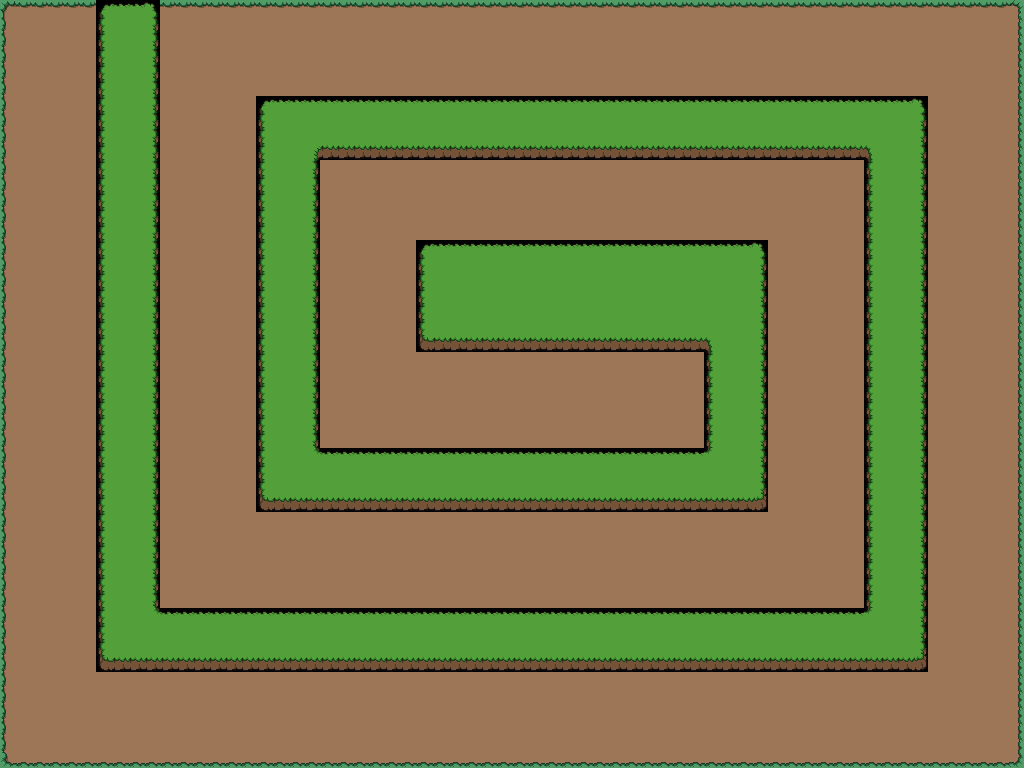

Below is a game level as drawn by its tile map, then a one-line description and the .tmx file that defines it, in full:
An orthogonal 64x48 tile map with 16x16 px tiles, 1 tile layer (Tile Layer 1).

<map version="1.10" tiledversion="1.11.0" orientation="orthogonal" renderorder="right-down" width="64" height="48" tilewidth="16" tileheight="16" infinite="0" nextlayerid="2" nextobjectid="1">
 <tileset firstgid="1" source="plains.tsx" />
 <layer id="1" name="Tile Layer 1" width="64" height="48">
  <data encoding="csv">
2,3,3,3,3,3,26,27,27,28,3,3,3,3,3,3,3,3,3,3,3,3,3,3,3,3,3,3,3,3,3,3,3,3,3,3,3,3,3,3,3,3,3,3,3,3,3,3,3,3,3,3,3,3,3,3,3,3,3,3,3,3,3,4,
8,9,9,9,9,9,32,33,33,34,9,9,9,9,9,9,9,9,9,9,9,9,9,9,9,9,9,9,9,9,9,9,9,9,9,9,9,9,9,9,9,9,9,9,9,9,9,9,9,9,9,9,9,9,9,9,9,9,9,9,9,9,9,10,
8,9,9,9,9,9,32,33,33,34,9,9,9,9,9,9,9,9,9,9,9,9,9,9,9,9,9,9,9,9,9,9,9,9,9,9,9,9,9,9,9,9,9,9,9,9,9,9,9,9,9,9,9,9,9,9,9,9,9,9,9,9,9,10,
8,9,9,9,9,9,32,33,33,34,9,9,9,9,9,9,9,9,9,9,9,9,9,9,9,9,9,9,9,9,9,9,9,9,9,9,9,9,9,9,9,9,9,9,9,9,9,9,9,9,9,9,9,9,9,9,9,9,9,9,9,9,9,10,
8,9,9,9,9,9,32,33,33,34,9,9,9,9,9,9,9,9,9,9,9,9,9,9,9,9,9,9,9,9,9,9,9,9,9,9,9,9,9,9,9,9,9,9,9,9,9,9,9,9,9,9,9,9,9,9,9,9,9,9,9,9,9,10,
8,9,9,9,9,9,32,33,33,34,9,9,9,9,9,9,9,9,9,9,9,9,9,9,9,9,9,9,9,9,9,9,9,9,9,9,9,9,9,9,9,9,9,9,9,9,9,9,9,9,9,9,9,9,9,9,9,9,9,9,9,9,9,10,
8,9,9,9,9,9,32,33,33,34,9,9,9,9,9,9,26,27,27,27,27,27,27,27,27,27,27,27,27,27,27,27,27,27,27,27,27,27,27,27,27,27,27,27,27,27,27,27,27,27,27,27,27,27,27,27,27,28,9,9,9,9,9,10,
8,9,9,9,9,9,32,33,33,34,9,9,9,9,9,9,32,33,33,33,33,33,33,33,33,33,33,33,33,33,33,33,33,33,33,33,33,33,33,33,33,33,33,33,33,33,33,33,33,33,33,33,33,33,33,33,33,34,9,9,9,9,9,10,
8,9,9,9,9,9,32,33,33,34,9,9,9,9,9,9,32,33,33,33,33,33,33,33,33,33,33,33,33,33,33,33,33,33,33,33,33,33,33,33,33,33,33,33,33,33,33,33,33,33,33,33,33,33,33,33,33,34,9,9,9,9,9,10,
8,9,9,9,9,9,32,33,33,34,9,9,9,9,9,9,32,33,33,29,39,39,39,39,39,39,39,39,39,39,39,39,39,39,39,39,39,39,39,39,39,39,39,39,39,39,39,39,39,39,39,39,39,39,30,33,33,34,9,9,9,9,9,10,
8,9,9,9,9,9,32,33,33,34,9,9,9,9,9,9,32,33,33,34,9,9,9,9,9,9,9,9,9,9,9,9,9,9,9,9,9,9,9,9,9,9,9,9,9,9,9,9,9,9,9,9,9,9,32,33,33,34,9,9,9,9,9,10,
8,9,9,9,9,9,32,33,33,34,9,9,9,9,9,9,32,33,33,34,9,9,9,9,9,9,9,9,9,9,9,9,9,9,9,9,9,9,9,9,9,9,9,9,9,9,9,9,9,9,9,9,9,9,32,33,33,34,9,9,9,9,9,10,
8,9,9,9,9,9,32,33,33,34,9,9,9,9,9,9,32,33,33,34,9,9,9,9,9,9,9,9,9,9,9,9,9,9,9,9,9,9,9,9,9,9,9,9,9,9,9,9,9,9,9,9,9,9,32,33,33,34,9,9,9,9,9,10,
8,9,9,9,9,9,32,33,33,34,9,9,9,9,9,9,32,33,33,34,9,9,9,9,9,9,9,9,9,9,9,9,9,9,9,9,9,9,9,9,9,9,9,9,9,9,9,9,9,9,9,9,9,9,32,33,33,34,9,9,9,9,9,10,
8,9,9,9,9,9,32,33,33,34,9,9,9,9,9,9,32,33,33,34,9,9,9,9,9,9,9,9,9,9,9,9,9,9,9,9,9,9,9,9,9,9,9,9,9,9,9,9,9,9,9,9,9,9,32,33,33,34,9,9,9,9,9,10,
8,9,9,9,9,9,32,33,33,34,9,9,9,9,9,9,32,33,33,34,9,9,9,9,9,9,26,27,27,27,27,27,27,27,27,27,27,27,27,27,27,27,27,27,27,27,27,28,9,9,9,9,9,9,32,33,33,34,9,9,9,9,9,10,
8,9,9,9,9,9,32,33,33,34,9,9,9,9,9,9,32,33,33,34,9,9,9,9,9,9,32,33,33,33,33,33,33,33,33,33,33,33,33,33,33,33,33,33,33,33,33,34,9,9,9,9,9,9,32,33,33,34,9,9,9,9,9,10,
8,9,9,9,9,9,32,33,33,34,9,9,9,9,9,9,32,33,33,34,9,9,9,9,9,9,32,33,33,33,33,33,33,33,33,33,33,33,33,33,33,33,33,33,33,33,33,34,9,9,9,9,9,9,32,33,33,34,9,9,9,9,9,10,
8,9,9,9,9,9,32,33,33,34,9,9,9,9,9,9,32,33,33,34,9,9,9,9,9,9,32,33,33,33,33,33,33,33,33,33,33,33,33,33,33,33,33,33,33,33,33,34,9,9,9,9,9,9,32,33,33,34,9,9,9,9,9,10,
8,9,9,9,9,9,32,33,33,34,9,9,9,9,9,9,32,33,33,34,9,9,9,9,9,9,32,33,33,33,33,33,33,33,33,33,33,33,33,33,33,33,33,33,33,33,33,34,9,9,9,9,9,9,32,33,33,34,9,9,9,9,9,10,
8,9,9,9,9,9,32,33,33,34,9,9,9,9,9,9,32,33,33,34,9,9,9,9,9,9,32,33,33,33,33,33,33,33,33,33,33,33,33,33,33,33,33,33,33,33,33,34,9,9,9,9,9,9,32,33,33,34,9,9,9,9,9,10,
8,9,9,9,9,9,32,33,33,34,9,9,9,9,9,9,32,33,33,34,9,9,9,9,9,9,38,39,39,39,39,39,39,39,39,39,39,39,39,39,39,39,39,39,30,33,33,34,9,9,9,9,9,9,32,33,33,34,9,9,9,9,9,10,
8,9,9,9,9,9,32,33,33,34,9,9,9,9,9,9,32,33,33,34,9,9,9,9,9,9,9,9,9,9,9,9,9,9,9,9,9,9,9,9,9,9,9,9,32,33,33,34,9,9,9,9,9,9,32,33,33,34,9,9,9,9,9,10,
8,9,9,9,9,9,32,33,33,34,9,9,9,9,9,9,32,33,33,34,9,9,9,9,9,9,9,9,9,9,9,9,9,9,9,9,9,9,9,9,9,9,9,9,32,33,33,34,9,9,9,9,9,9,32,33,33,34,9,9,9,9,9,10,
8,9,9,9,9,9,32,33,33,34,9,9,9,9,9,9,32,33,33,34,9,9,9,9,9,9,9,9,9,9,9,9,9,9,9,9,9,9,9,9,9,9,9,9,32,33,33,34,9,9,9,9,9,9,32,33,33,34,9,9,9,9,9,10,
8,9,9,9,9,9,32,33,33,34,9,9,9,9,9,9,32,33,33,34,9,9,9,9,9,9,9,9,9,9,9,9,9,9,9,9,9,9,9,9,9,9,9,9,32,33,33,34,9,9,9,9,9,9,32,33,33,34,9,9,9,9,9,10,
8,9,9,9,9,9,32,33,33,34,9,9,9,9,9,9,32,33,33,34,9,9,9,9,9,9,9,9,9,9,9,9,9,9,9,9,9,9,9,9,9,9,9,9,32,33,33,34,9,9,9,9,9,9,32,33,33,34,9,9,9,9,9,10,
8,9,9,9,9,9,32,33,33,34,9,9,9,9,9,9,32,33,33,34,9,9,9,9,9,9,9,9,9,9,9,9,9,9,9,9,9,9,9,9,9,9,9,9,32,33,33,34,9,9,9,9,9,9,32,33,33,34,9,9,9,9,9,10,
8,9,9,9,9,9,32,33,33,34,9,9,9,9,9,9,32,33,33,35,27,27,27,27,27,27,27,27,27,27,27,27,27,27,27,27,27,27,27,27,27,27,27,27,36,33,33,34,9,9,9,9,9,9,32,33,33,34,9,9,9,9,9,10,
8,9,9,9,9,9,32,33,33,34,9,9,9,9,9,9,32,33,33,33,33,33,33,33,33,33,33,33,33,33,33,33,33,33,33,33,33,33,33,33,33,33,33,33,33,33,33,34,9,9,9,9,9,9,32,33,33,34,9,9,9,9,9,10,
8,9,9,9,9,9,32,33,33,34,9,9,9,9,9,9,32,33,33,33,33,33,33,33,33,33,33,33,33,33,33,33,33,33,33,33,33,33,33,33,33,33,33,33,33,33,33,34,9,9,9,9,9,9,32,33,33,34,9,9,9,9,9,10,
8,9,9,9,9,9,32,33,33,34,9,9,9,9,9,9,38,39,39,39,39,39,39,39,39,39,39,39,39,39,39,39,39,39,39,39,39,39,39,39,39,39,39,39,39,39,39,40,9,9,9,9,9,9,32,33,33,34,9,9,9,9,9,10,
8,9,9,9,9,9,32,33,33,34,9,9,9,9,9,9,9,9,9,9,9,9,9,9,9,9,9,9,9,9,9,9,9,9,9,9,9,9,9,9,9,9,9,9,9,9,9,9,9,9,9,9,9,9,32,33,33,34,9,9,9,9,9,10,
8,9,9,9,9,9,32,33,33,34,9,9,9,9,9,9,9,9,9,9,9,9,9,9,9,9,9,9,9,9,9,9,9,9,9,9,9,9,9,9,9,9,9,9,9,9,9,9,9,9,9,9,9,9,32,33,33,34,9,9,9,9,9,10,
8,9,9,9,9,9,32,33,33,34,9,9,9,9,9,9,9,9,9,9,9,9,9,9,9,9,9,9,9,9,9,9,9,9,9,9,9,9,9,9,9,9,9,9,9,9,9,9,9,9,9,9,9,9,32,33,33,34,9,9,9,9,9,10,
8,9,9,9,9,9,32,33,33,34,9,9,9,9,9,9,9,9,9,9,9,9,9,9,9,9,9,9,9,9,9,9,9,9,9,9,9,9,9,9,9,9,9,9,9,9,9,9,9,9,9,9,9,9,32,33,33,34,9,9,9,9,9,10,
8,9,9,9,9,9,32,33,33,34,9,9,9,9,9,9,9,9,9,9,9,9,9,9,9,9,9,9,9,9,9,9,9,9,9,9,9,9,9,9,9,9,9,9,9,9,9,9,9,9,9,9,9,9,32,33,33,34,9,9,9,9,9,10,
8,9,9,9,9,9,32,33,33,34,9,9,9,9,9,9,9,9,9,9,9,9,9,9,9,9,9,9,9,9,9,9,9,9,9,9,9,9,9,9,9,9,9,9,9,9,9,9,9,9,9,9,9,9,32,33,33,34,9,9,9,9,9,10,
8,9,9,9,9,9,32,33,33,35,27,27,27,27,27,27,27,27,27,27,27,27,27,27,27,27,27,27,27,27,27,27,27,27,27,27,27,27,27,27,27,27,27,27,27,27,27,27,27,27,27,27,27,27,36,33,33,34,9,9,9,9,9,10,
8,9,9,9,9,9,32,33,33,33,33,33,33,33,33,33,33,33,33,33,33,33,33,33,33,33,33,33,33,33,33,33,33,33,33,33,33,33,33,33,33,33,33,33,33,33,33,33,33,33,33,33,33,33,33,33,33,34,9,9,9,9,9,10,
8,9,9,9,9,9,32,33,33,33,33,33,33,33,33,33,33,33,33,33,33,33,33,33,33,33,33,33,33,33,33,33,33,33,33,33,33,33,33,33,33,33,33,33,33,33,33,33,33,33,33,33,33,33,33,33,33,34,9,9,9,9,9,10,
8,9,9,9,9,9,38,39,39,39,39,39,39,39,39,39,39,39,39,39,39,39,39,39,39,39,39,39,39,39,39,39,39,39,39,39,39,39,39,39,39,39,39,39,39,39,39,39,39,39,39,39,39,39,39,39,39,40,9,9,9,9,9,10,
8,9,9,9,9,9,9,9,9,9,9,9,9,9,9,9,9,9,9,9,9,9,9,9,9,9,9,9,9,9,9,9,9,9,9,9,9,9,9,9,9,9,9,9,9,9,9,9,9,9,9,9,9,9,9,9,9,9,9,9,9,9,9,10,
8,9,9,9,9,9,9,9,9,9,9,9,9,9,9,9,9,9,9,9,9,9,9,9,9,9,9,9,9,9,9,9,9,9,9,9,9,9,9,9,9,9,9,9,9,9,9,9,9,9,9,9,9,9,9,9,9,9,9,9,9,9,9,10,
8,9,9,9,9,9,9,9,9,9,9,9,9,9,9,9,9,9,9,9,9,9,9,9,9,9,9,9,9,9,9,9,9,9,9,9,9,9,9,9,9,9,9,9,9,9,9,9,9,9,9,9,9,9,9,9,9,9,9,9,9,9,9,10,
8,9,9,9,9,9,9,9,9,9,9,9,9,9,9,9,9,9,9,9,9,9,9,9,9,9,9,9,9,9,9,9,9,9,9,9,9,9,9,9,9,9,9,9,9,9,9,9,9,9,9,9,9,9,9,9,9,9,9,9,9,9,9,10,
8,9,9,9,9,9,9,9,9,9,9,9,9,9,9,9,9,9,9,9,9,9,9,9,9,9,9,9,9,9,9,9,9,9,9,9,9,9,9,9,9,9,9,9,9,9,9,9,9,9,9,9,9,9,9,9,9,9,9,9,9,9,9,10,
14,15,15,15,15,15,15,15,15,15,15,15,15,15,15,15,15,15,15,15,15,15,15,15,15,15,15,15,15,15,15,15,15,15,15,15,15,15,15,15,15,15,15,15,15,15,15,15,15,15,15,15,15,15,15,15,15,15,15,15,15,15,15,16
</data>
 </layer>
</map>
